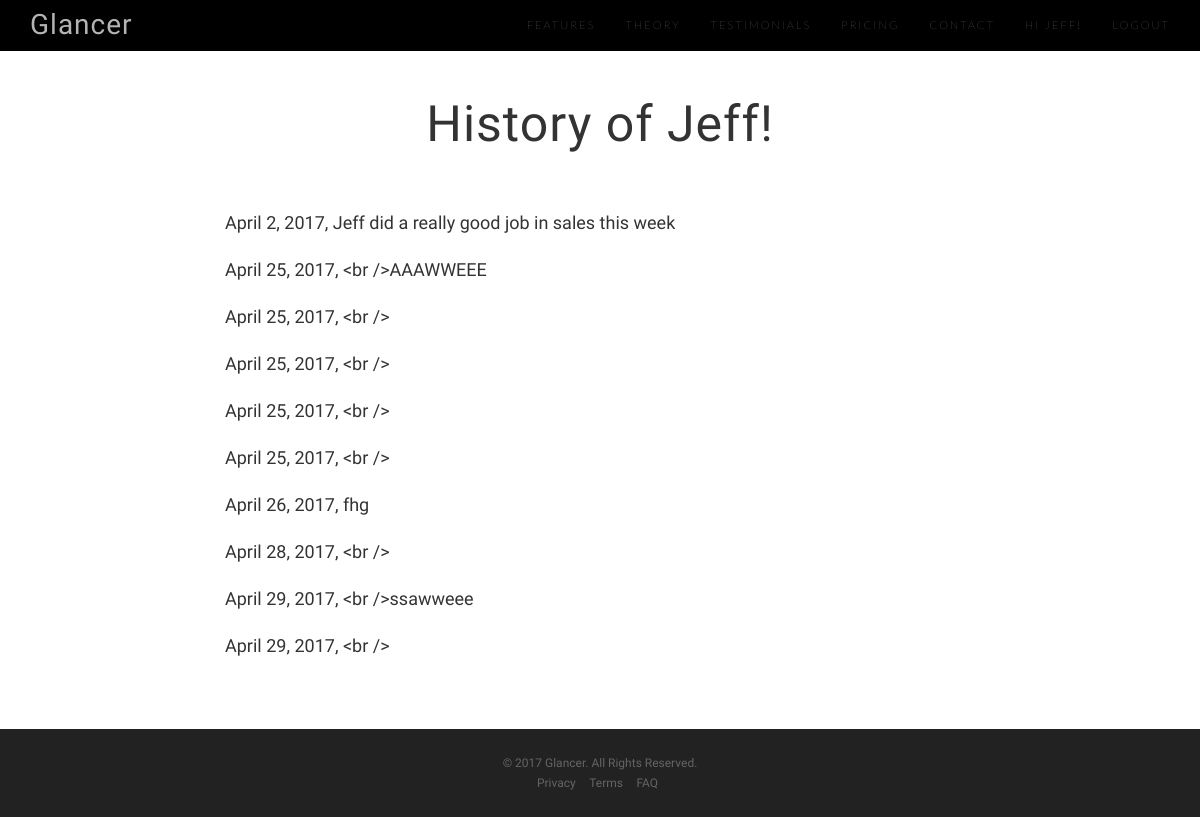
Page /history/ (signed in) on the committed database.
### Glancer/models.py (models this page shows, shortened)
class Glance(models.Model):
    value = 1
    date = models.DateField('Date Sent')
    description = models.TextField(max_length=200, blank=True)
    receiver = models.ForeignKey(Profile, related_name="glance_receiver", on_delete=models.CASCADE)

### Glancer/views.py (the view)
# urls.py: url(r'^history/', views.history, name='history'),
def history(request):
    context = constructor(request)
    user_glances = 0
    list_glances = []
    for glance in all_glances:
        if str(glance.receiver_id) == str(request.user.id):
            user_glances = user_glances + 1
            list_glances.append(glance)
    more_context = {
        'user_list': all_users,
        'user_glances' : user_glances,
        'list_glances' : list_glances,
    }
    context.update(more_context)
    return render(request, 'Glancer/history.html', context)

### Glancer/views.py (called while the page is built)
def constructor(request):
    authentic = False
    username = None
    user_id = None
    if request.user.is_authenticated():
        username = request.user.username
        user_id = request.user.id
        authentic = True
    context = {
        'user_list': all_users,
        'authentic': authentic,
        'username': username,
        'user_id': user_id,
    }
    return context

### Glancer/templates/Glancer/history.html
{% extends 'Glancer/base.html' %}
{% block content %}
<section id="features" class="features">
        <div class="container">
            <div class="row">
                <div class="col-lg-2"></div>
                <div class="col-lg-8">
                    <p><br></p>
                    <h2 style="text-align: center">History of {{ username }}!</h2>
                    <p><br></p>
                    {% for glance in list_glances %}
                        <p>{{ glance.date }}, {{ glance.description }}</p>
                    {% endfor %}
                </div>
            </div>
        </div>
</section>
{% endblock %}

### Glancer/templates/Glancer/base.html (shortened to what this page needs)
{% load static %}
<!DOCTYPE html>
<html lang="en">
<head>
    <link href="{% static "Glancer/lib/bootstrap/css/bootstrap.min.css"%}" rel="stylesheet">
    <link rel="stylesheet" href="{% static "Glancer/lib/font-awesome/css/font-awesome.min.css"%}">
    <link rel="stylesheet" href="{% static "Glancer/lib/simple-line-icons/css/simple-line-icons.css"%}">
    <link rel="stylesheet" href="{% static "Glancer/lib/device-mockups/device-mockups.min.css"%}">
    <link href="{% static "Glancer/css/new-age.min.css"%}" rel="stylesheet">
    <link href="{% static "Glancer/css/custom.css"%}" rel="stylesheet">
</head>
<body id="page-top">
<div class="main-content">
<nav id="mainNav" class="navbar navbar-default navbar-fixed-top">
    <div class="container">
        <div class="navbar-header">
            <a class="navbar-brand page-scroll" href="/">Glancer</a>
        </div>
        <div class="collapse navbar-collapse" id="bs-example-navbar-collapse-1">
            <ul class="nav navbar-nav navbar-right">
                <li>
                    <a class="page-scroll" href="/#download">Features</a>
                </li>
                <li>
                    <a class="page-scroll" href="/">Theory</a>
                </li>
                <li>
                    <a class="page-scroll" href="/">Testimonials</a>
                </li>
                <li>
                    <a class="page-scroll" href="/">Pricing</a>
                </li>
                <li>
                    <a class="page-scroll" href="/#contact">Contact</a>
                </li>
                 <li>
                        {% if not authentic %}
                            <a class="" href="/login/">Login</a>
                            {% else %}
                            <a class="" href="/user/{{ user_id }}">Hi {{ username }}!</a>
                            <li>
                                <a class="page-scroll" href="/logout/">Logout</a>
                             </li>
                        {% endif %}
            </ul>
        </div>
    </div>
</nav>
    {% block content %}{% endblock %}
</div>
 <footer >
        <div class="container">
            <p>&copy; 2017 Glancer. All Rights Reserved.</p>
            <ul class="list-inline">
                <li>
                    <a href="#">Privacy</a>
                </li>
                <li>
                    <a href="#">Terms</a>
                </li>
                <li>
                    <a href="#">FAQ</a>
                </li>
            </ul>
        </div>
 </footer>
</body>
</html>

### Glancer/static/Glancer/css/custom.css (style rules this page uses)
.navbar-brand { font-size: 28px; }
.navbar { background-color: #000; }
.features { background-color: #fff; }
footer { left: 0; bottom: 0; width: 100%; overflow:hidden; }
.main-content { min-height: calc(100vh - 88px); }
section { padding: 50px 0; position: relative; }

### rows in the picture
Glance: date "April 2, 2017", description "Jeff did a really good job in sales this week"
Glance: date "April 25, 2017", description "<br />AAAWWEEE"
Glance: date "April 25, 2017", description "<br />"
Glance: date "April 25, 2017", description "<br />"
Glance: date "April 25, 2017", description "<br />"
Glance: date "April 25, 2017", description "<br />"
Glance: date "April 26, 2017", description "fhg"
Glance: date "April 28, 2017", description "<br />"
Glance: date "April 29, 2017", description "<br />ssawweee"
Glance: date "April 29, 2017", description "<br />"

### other values in the picture
{{ username }} "JEFF"
{{ username }} "Jeff"
